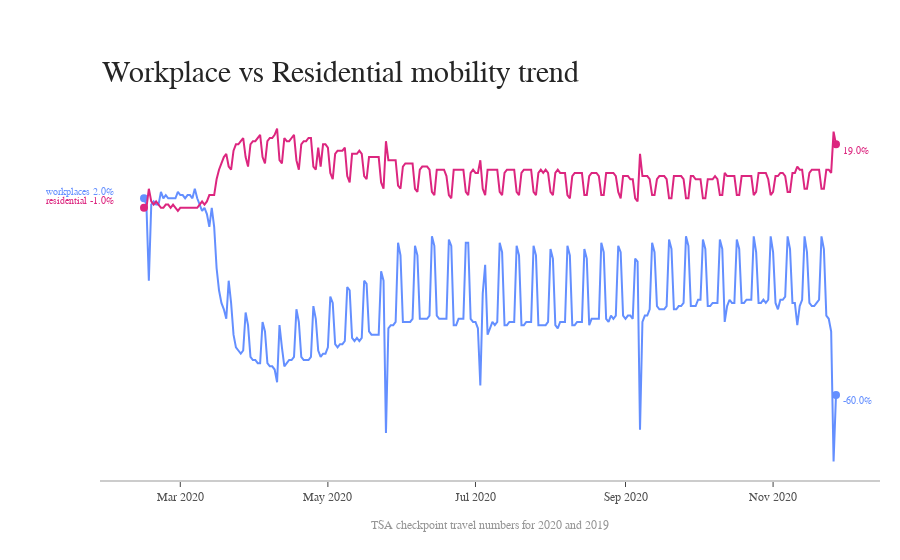

The cell this chart's notebook holds for it:
### Code cell
rc,fig = plotTrend(Source = US_trend,
              title = 'Workplace vs Residential mobility trend',
              isPercentage = True,
              dateColumnHeader = 'date',
              labels = ['workplaces_percent_change_from_baseline','residential_percent_change_from_baseline'],
              credits=source_TSA)
if rc:
    fig.show()

### Figure 1 — Plotly figure (JSON) as saved in the notebook; plotly's stock layout.template omitted (floating-point values rounded to 4 significant figures; data arrays with more than 128 entries replaced by an {"elided": "..."} marker saying what was removed)
{"data": [{"connectgaps": true, "line": {"color": "rgb(100,143,255)", "width": 2}, "mode": "lines", "name": "workplaces_percent_change_from_baseline", "type": "scatter", "x": {"elided": "287 str values"}, "y": {"elided": "287 int values"}}, {"marker": {"color": "rgb(100,143,255)", "size": 8}, "mode": "markers", "type": "scatter", "x": ["2020-02-15", "2020-11-27"], "y": [2, -60]}, {"connectgaps": true, "line": {"color": "rgb(220,38,127)", "width": 2}, "mode": "lines", "name": "residential_percent_change_from_baseline", "type": "scatter", "x": {"elided": "287 str values"}, "y": {"elided": "287 int values"}}, {"marker": {"color": "rgb(220,38,127)", "size": 8}, "mode": "markers", "type": "scatter", "x": ["2020-02-15", "2020-11-27"], "y": [-1, 19]}], "layout": {"annotations": [{"font": {"color": "rgb(100,143,255)", "family": "Arial", "size": 10}, "showarrow": false, "text": "workplaces 2.0%", "x": 0.02, "xanchor": "right", "xref": "paper", "y": 4, "yanchor": "middle"}, {"font": {"color": "rgb(100,143,255)", "family": "Arial", "size": 10}, "showarrow": false, "text": "-60.0%", "x": 0.95, "xanchor": "left", "xref": "paper", "y": -62, "yanchor": "middle"}, {"font": {"color": "rgb(220,38,127)", "family": "Arial", "size": 10}, "showarrow": false, "text": "residential -1.0%", "x": 0.02, "xanchor": "right", "xref": "paper", "y": 1, "yanchor": "middle"}, {"font": {"color": "rgb(220,38,127)", "family": "Arial", "size": 10}, "showarrow": false, "text": "19.0%", "x": 0.95, "xanchor": "left", "xref": "paper", "y": 17, "yanchor": "middle"}, {"font": {"color": "rgb(37,37,37)", "family": "Arial", "size": 30}, "showarrow": false, "text": "Workplace vs Residential mobility trend", "x": 0, "xanchor": "left", "xref": "paper", "y": 1.05, "yanchor": "bottom", "yref": "paper"}, {"font": {"color": "rgb(150,150,150)", "family": "Arial", "size": 12}, "showarrow": false, "text": "TSA checkpoint travel numbers for 2020 and 2019", "x": 0.5, "xanchor": "center", "xref": "paper", "y": -0.1, "yanchor": "top", "yref": "paper"}], "autosize": false, "margin": {"autoexpand": false, "l": 100, "r": 20, "t": 110}, "plot_bgcolor": "white", "showlegend": false, "xaxis": {"linecolor": "rgb(204, 204, 204)", "linewidth": 2, "showgrid": false, "showline": true, "showticklabels": true, "tickfont": {"color": "rgb(82, 82, 82)", "family": "Arial", "size": 12}, "ticks": "outside"}, "yaxis": {"showgrid": false, "showline": false, "showticklabels": false, "zeroline": false}}}
